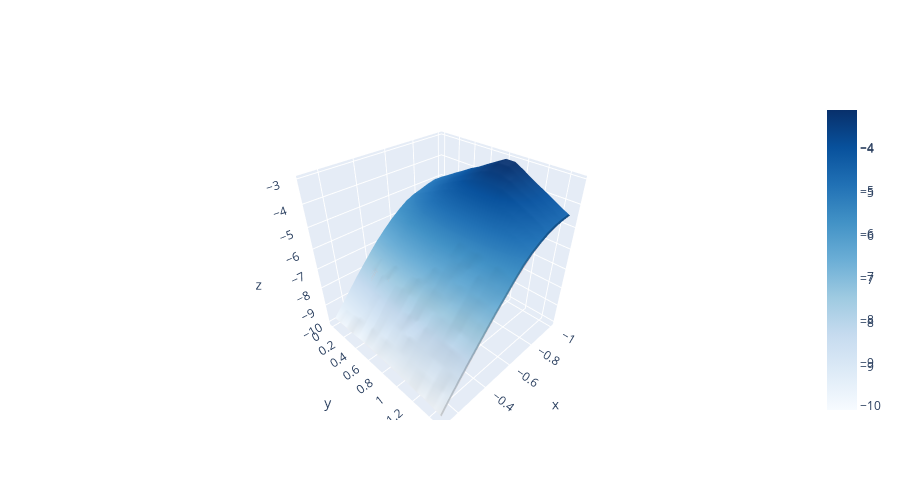

This figure's notebook cell:
### Code cell
qplt.show_VQE_annni(myvqe)

if True:
    qplt.getlines_from_vqe(myvqe, qmlgen.paraanti, [0.5, myvqe.Hs.kappa_max], [0,myvqe.Hs.h_max], "red", res=100)
    qplt.getlines_from_vqe(myvqe, qmlgen.paraferro, [0, 0.5], [0,myvqe.Hs.h_max], "blue", res=100)
    qplt.getlines_from_vqe(myvqe, qmlgen.peshel_emery, [0, 0.5], [0,myvqe.Hs.h_max], "white", res=100)
    qplt.getlines_from_vqe(myvqe, qmlgen.b1, [0.5, myvqe.Hs.kappa_max], [0,myvqe.Hs.h_max], "yellow", res=100)

### Figure 1 — Plotly figure (JSON) as saved in the notebook; plotly's stock layout.template omitted (floating-point values rounded to 4 significant figures; data arrays with more than 128 entries replaced by an {"elided": "..."} marker saying what was removed)
{"data": [{"colorscale": [[0, "rgb(255,245,240)"], [0.125, "rgb(254,224,210)"], [0.25, "rgb(252,187,161)"], [0.375, "rgb(252,146,114)"], [0.5, "rgb(251,106,74)"], [0.625, "rgb(239,59,44)"], [0.75, "rgb(203,24,29)"], [0.875, "rgb(165,15,21)"], [1, "rgb(103,0,13)"]], "opacity": 0.2, "type": "surface", "x": [-1, -0.9412, -0.8824, -0.8235, -0.7647, -0.7059, -0.6471, -0.5882, -0.5294, -0.4706, -0.4118, -0.3529, -0.2941, -0.2353, -0.1765, -0.1176, -0.05882, 0], "y": [0, 0.1, 0.2, 0.3, 0.4, 0.5, 0.6, 0.7, 0.8, 0.9, 1, 1.1, 1.2, 1.3, 1.4, 1.5], "z": {"elided": "18x16 float values"}}, {"colorscale": [[0, "rgb(247,251,255)"], [0.125, "rgb(222,235,247)"], [0.25, "rgb(198,219,239)"], [0.375, "rgb(158,202,225)"], [0.5, "rgb(107,174,214)"], [0.625, "rgb(66,146,198)"], [0.75, "rgb(33,113,181)"], [0.875, "rgb(8,81,156)"], [1, "rgb(8,48,107)"]], "opacity": 1, "type": "surface", "x": [-1, -0.9412, -0.8824, -0.8235, -0.7647, -0.7059, -0.6471, -0.5882, -0.5294, -0.4706, -0.4118, -0.3529, -0.2941, -0.2353, -0.1765, -0.1176, -0.05882, 0], "y": [0, 0.1, 0.2, 0.3, 0.4, 0.5, 0.6, 0.7, 0.8, 0.9, 1, 1.1, 1.2, 1.3, 1.4, 1.5], "z": {"elided": "18x16 float values"}}], "layout": {"height": 500}}
